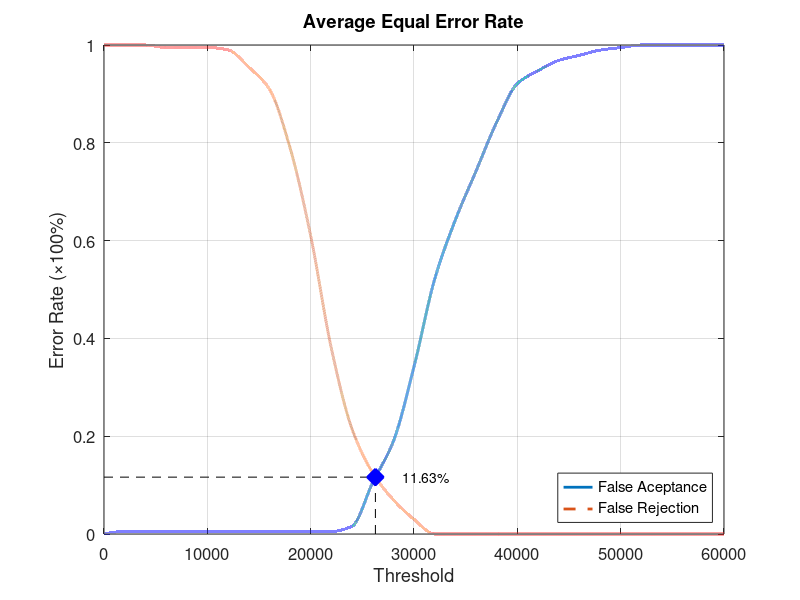
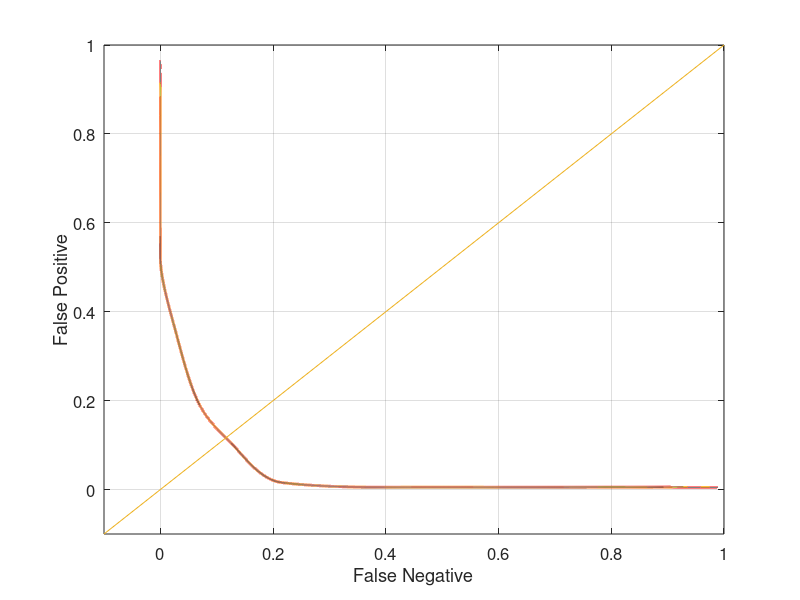

Recreate these plots in MATLAB, in order.
function yEER = Database1_2
close all;
clear;
clc;
x = 0:2000:60000;
xq = 0:0.5:60000;

y0 = [0 0.00526316 0.00526316 0.00526316 0.00526316 0.00526316 0.00526316 0.00526316 0.00526316 0.00526316 0.00526316 0.00526316 0.0157895 0.105263 0.189474 0.342105 0.521053 0.642105 0.742105 0.842105 0.921053 0.947368 0.968421 0.978947 0.989474 0.994737 1 1 1 1 1];
yy0 = interp1(x, y0, xq, 'pchip');
y1 = [1 1 1 0.995 0.995 0.995 0.99 0.955 0.91 0.79 0.61 0.38 0.215 0.125 0.07 0.03 0 0 0 0 0 0 0 0 0 0 0 0 0 0 0];
yy1 = interp1(x, y1, xq, 'pchip');

% Calculating EER: 
y2 = abs(y0 - y1);
find(y2 == min(y2))
yy2 = abs(yy0 - yy1);
xEER = find(yy2 == min(yy2));
xEERIndex = xq(xEER) % X-axis EER
yEER = yy0(xEER) % Y-axis EER

main = figure
plot(xq, yy0,'-','LineWidth', 2);	hold on
plot(xq, yy1,'--','LineWidth', 2);	hold on
plot([xEERIndex xEERIndex], [0 yEER], 'k--');	hold on
plot([0 xEERIndex], [yEER yEER], 'k--');	hold on
plot(xEERIndex, yEER, 'bx', 'LineWidth', 10);	hold on
text(xEERIndex + 10 * xEERIndex / 100, yEER, [num2str(round((10000 * yEER)) / 100) '%'])
legend('False Aceptance', 'False Rejection', 'Location', 'SouthEast')
xlabel('Threshold')
ylabel('Error Rate (\times100%)')
title('Average Equal Error Rate')
set(gca, 'FontSize', 12)
axis([0 60000 0 1])
grid on

print(main, 'Database1_2Main', '-dpng');
FNRxFPR = figure('Color', [1 1 1]);
plot(yy1, yy0, '-', yy1, yy0, 'LineWidth', 2);
hold on
y = -0.1:0.1:1
plot(y, y); 
set(gca, 'FontSize', 12)
xlabel('False Negative')
ylabel('False Positive')
axis([-0.1 1 -0.1 1])
set(gca, 'FontSize', 12)
grid on

print(FNRxFPR, 'Database1_2FNRxFPR','-dpng');
end
